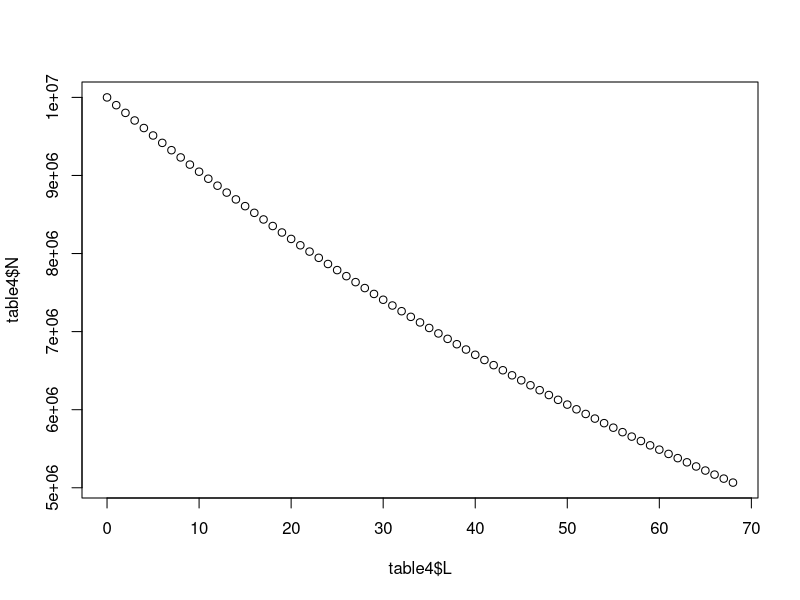

This figure's R source:
N <- 10^7
L <- 0
Ls <- c(L)
Ns <- c(N)

for (i in 1:100) {
        L <- L + 1
        N <- 10^7*(1 - 10^(-7))^i
        idx <- i + 1
        Ls[idx] <- L
        Ns[idx] <- N
}

table1 <- data.frame("L" = Ls, "N" = Ns)

ratio <- table1$N[101]/table1$N[1]
N2 <- 10^7
L2 <- 0
L2s <- c(L2)
N2s <- c(N2)

for (i in 1:50) {
        L2 <- L2 + 1
        N2 <- 10^7*ratio^i
        idx <- i + 1
        L2s[idx] <- L2
        N2s[idx] <- N2
}

table2 <- data.frame("L" = L2s, "N" = N2s)

ratio2 <- table2$N[51]/table2$N[1]
N3 <- 10^7
L3 <- 0
L3s <- c(L3)
N3s <- c(N3)

for (i in 1:20) {
        L3 <- L3 + 1
        N3 <- 10^7*ratio2^i
        idx <- i + 1
        L3s[idx] <- L3
        N3s[idx] <- N3
}

table3 <- data.frame("L" = L3s, "N" = N3s)

ratio3 <- table3$N[21]/table3$N[1]
N4 <- 10^7
L4 <- 0
L4s <- c(L4)
N4s <- c(N4)

for (i in 1:68) {
        L4 <- L4 + 1
        N4 <- 10^7*ratio3^i
        idx <- i + 1
        L4s[idx] <- L4
        N4s[idx] <- N4
}

table4 <- data.frame("L" = L4s, "N" = N4s)

plot(table4$L, table4$N)
